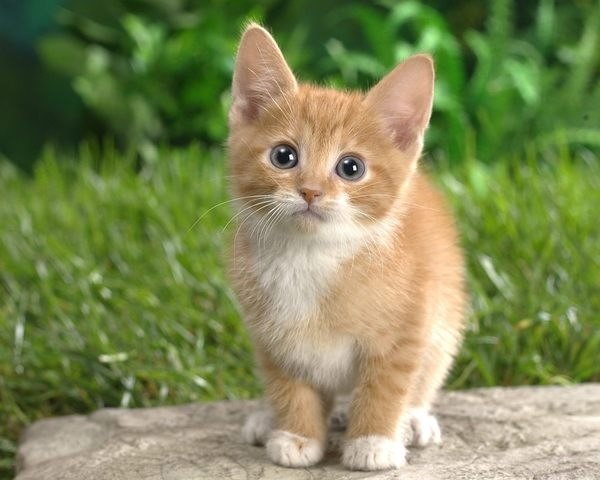
#> input picture lesson_14/cat.jpeg, 600 x 480 px
$ jupyter execute 16-image-processing.ipynb
#> lines starting #> are read from the running program, lines starting #| are printed output that depends on the picture
Нужно установить scikit-image:

   ```pip install scikit-image```

[cell 1]
import numpy as np
import matplotlib.pyplot as plt
from PIL import Image
from scipy.signal import convolve2d
from skimage.measure import block_reduce

[cell 2]
img = plt.imread('cat.jpeg', format='jpeg') / 255
img.shape
#> Out = (480, 600, 3)

## Напишем функцию для свертки и для визуализации

Возьмем ядра с википедии и посмотрим как это работает

https://ru.wikipedia.org/wiki/Ядро_свертки

[cell 3]
def apply_func_rgb(img, func, *args, **kwargs):
    new_images = [func(img[:, :, i], *args, **kwargs) for i in range(3)]
    return np.stack(new_images, axis=2)


def conv_rgb_img(img, kernel):
    """Применяем свертку к каждому каналу в RGB"""
    return apply_func_rgb(img, convolve2d, kernel)


def apply_conv_multiple(img, kernel, times=1):
    """Применяем свертку times раз"""
    for i in range(times):
        img = conv_rgb_img(img, kernel)
    return img

[cell 4]
def show_rgb_by_channel(img, grey=True):
    """Показываем 3 картинки по каналам RGB"""
    fig, ax = plt.subplots(1, 3)
    colors = ['red', 'green', 'blue']
    cmaps = ['Reds', 'Greens', 'Blues']
    for i, (cmap, color) in enumerate(zip(cmaps, colors)):
        if grey:
            cmap = 'Greys'
        ax[i].imshow(img[:, :, i], cmap=cmap)
        ax[i].set_title(color)

def show_rgb_images(*images):
    """Показываем RGB картинки в одну строку"""
    fig, ax = plt.subplots(1, len(images))
    for i in range(len(images)):
        ax[i].imshow(images[i])

[cell 5]
def normalize_image(img):
    """Оставляем изображение в рамках [0; 1]"""
    return np.clip(img, 0, 1)
    # return np.clip(img, 0, 255).astype(int)

### Выделение контуров

[cell 6]
edge_detecting = np.array([
    [1, 0, -1],
    [1, 0, -1],
    [1, 0, -1]
])

[cell 7]
show_rgb_by_channel(img)
convolved = apply_conv_multiple(img, edge_detecting, 1)
convolved = normalize_image(convolved)
show_rgb_by_channel(convolved)
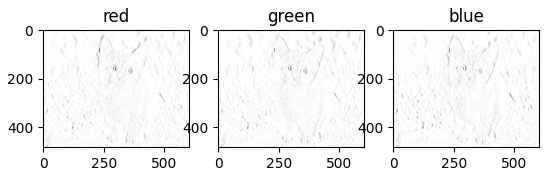
#> figure drawn by matplotlib, 3 panels

[cell 8]
show_rgb_images(img, convolved)
# plt.imshow(convolved)

### Резкость

[cell 9]
sharpness = np.array([
    [0, -1, 0],
    [-1, 5, -1],
    [0, -1, 0]
])

[cell 10]
show_rgb_by_channel(img)
convolved = apply_conv_multiple(img, sharpness, 1)
convolved = normalize_image(convolved)
show_rgb_by_channel(convolved)
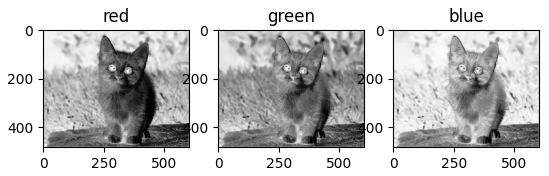
#> figure drawn by matplotlib, 3 panels

[cell 11]
show_rgb_images(img, convolved)

## Размытие по Гауссу

[cell 12]
blurring = np.array([
    [1, 2, 1],
    [2, 4, 2],
    [1, 2, 1]
]) * (1/16)

[cell 13]
show_rgb_by_channel(img)
convolved = apply_conv_multiple(img, blurring, 30)
convolved = normalize_image(convolved)
show_rgb_by_channel(convolved)
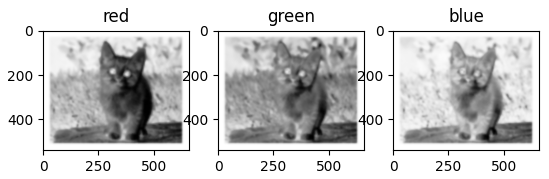
#> figure drawn by matplotlib, 3 panels

[cell 14]
show_rgb_images(img, convolved)

# Пайплайн из сверток

[cell 15]
kernels = [
    blurring,
    blurring,
    sharpness,
    sharpness,
    edge_detecting
]

[cell 16]
def apply_kernels(img, kernels):
    for kernel in kernels:
        img = conv_rgb_img(img, kernel)
    img = normalize_image(img)
    return img

[cell 17]
convolved = apply_kernels(img, kernels)
#> in normalize_image (call 4), `return np.clip(img, 0, 1)`:
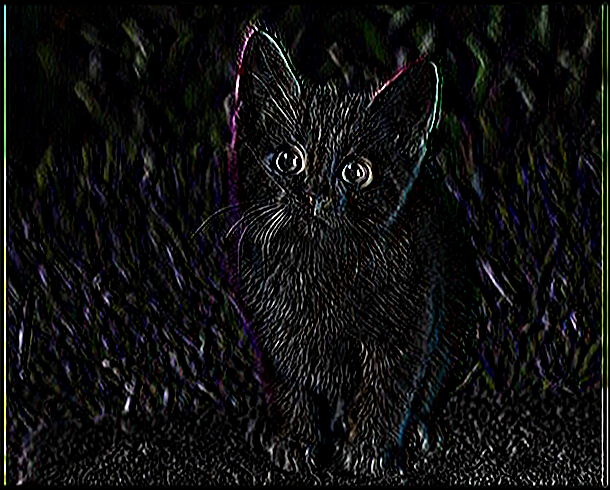
#> returned value: shape (490, 610, 3) float64; mean of channels 0, 1, 2 0.0638, 0.0649, 0.064; drawn as R, G, B
show_rgb_images(img, convolved)

# Пулинг

Уменьшим изображение, чтобы выкинуть ненужные пиксели

[cell 18]
block_reduce(img[:, :, 0], (2,2), np.max)

[cell 19]
def max_pool_rgb(img):
    return apply_func_rgb(img, block_reduce, (2,2), np.max)
#> in apply_func_rgb (call 38), `return np.stack(new_images, axis=2)`:
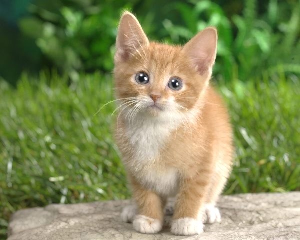
#> returned value: shape (240, 300, 3) float64; mean of channels 0, 1, 2 0.512, 0.548, 0.355; drawn as R, G, B

[cell 20]
pooled = max_pool_rgb(img)
show_rgb_images(img, pooled)

[cell 21]
img.shape, pooled.shape
#> Out = ((480, 600, 3), (240, 300, 3))

# Применим свертки и пулинг вместе

Будем применять пулинг после каждой свертки

[cell 22]
def apply_kernels_with_pooling(img, kernels):
    for kernel in kernels:
        img = conv_rgb_img(img, kernel)
        img = max_pool_rgb(img)
    img = normalize_image(img)
    return img

[cell 23]
kernels = [
    blurring,
    blurring,
    sharpness,
    sharpness,
    edge_detecting
]

processed_img = apply_kernels_with_pooling(img, kernels)
show_rgb_images(img, processed_img)
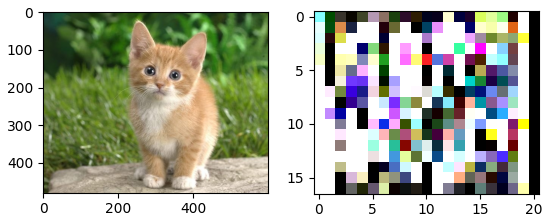
#> figure drawn by matplotlib, 2 panels

[cell 24]
kernels = [
    blurring,
    blurring,
    blurring,
    blurring,
]

processed_img = apply_kernels_with_pooling(img, kernels)
#> after the loop in apply_kernels_with_pooling (call 2), `for kernel in kernels:`:
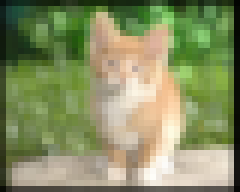
#> img: shape (32, 40, 3) float64 (shown 6 times larger); mean of channels 0, 1, 2 0.532, 0.565, 0.393; drawn as R, G, B
show_rgb_images(img, processed_img)

[cell 25]
kernels = [
    edge_detecting,
    sharpness,
    edge_detecting,
    blurring
]

processed_img = apply_kernels_with_pooling(img, kernels)
#> in normalize_image (call 7), `return np.clip(img, 0, 1)`:
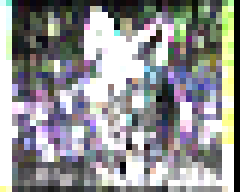
#> returned value: shape (32, 40, 3) float64 (shown 6 times larger); mean of channels 0, 1, 2 0.574, 0.575, 0.579; drawn as R, G, B
show_rgb_images(img, processed_img)

# Сегодня свертки подбираются автоматически

Сверточные нейросети (CNN - convolutional neural network) - это алгоритм, который подбирает свертки так, чтобы лучшим образом решать задачи над картинками

## Несколько трюков

1. Функция активации - сигмоида
2. ReLU
3. BatchNorm
4. SkipConnections

## Сигмоида

После каждой свертки будем применять сигмоиду

[cell 26]
def sigmoid(x):
    return 1 / (1 + np.exp(-x))

def sigmoid_to_rgb(img):
    """Применяем сигмоиду к каждому каналу в RGB"""
    return apply_func_rgb(img, sigmoid)

[cell 27]
show_rgb_images(img, conv_rgb_img(img, edge_detecting))

[cell 28]
show_rgb_images(img, sigmoid_to_rgb(conv_rgb_img(img, edge_detecting)))

[cell 29]
def apply_kernels_with_pooling_sigmoid(img, kernels):
    for kernel in kernels:
        img = conv_rgb_img(img, kernel)
        img = sigmoid_to_rgb(img)
        img = max_pool_rgb(img)
    img = normalize_image(img)
    return img

[cell 30]
kernels = [
    edge_detecting,
    sharpness,
]

processed_img = apply_kernels_with_pooling_sigmoid(img, kernels)
#> the loop in apply_kernels_with_pooling_sigmoid, `for kernel in kernels:` made 2 passes
#> pass 2, in apply_kernels_with_pooling_sigmoid, `img = conv_rgb_img(img, kernel)`:
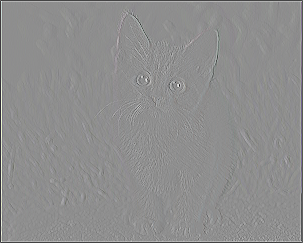
#> img: shape (243, 303, 3) float64; mean of channels 0, 1, 2 0.502, 0.502, 0.502; drawn with min black and max white
#> pass 2, in apply_kernels_with_pooling_sigmoid, `img = max_pool_rgb(img)`:
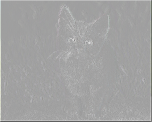
#> img: shape (122, 152, 3) float64; mean of channels 0, 1, 2 0.637, 0.638, 0.637; drawn as R, G, B
show_rgb_images(img, processed_img)

## Выглядит не очень

\- подумали исследователи и стали использовать ReLU

[cell 31]
def relu(x):
    return x * (x > 0)

def relu_to_rgb(img):
    """Применяем сигмоиду к каждому каналу в RGB"""
    return apply_func_rgb(img, relu)

def apply_kernels_with_pooling_relu(img, kernels):
    for kernel in kernels:
        img = conv_rgb_img(img, kernel)
        img = relu_to_rgb(img)
        img = max_pool_rgb(img)
    img = normalize_image(img)
    return img

[cell 32]
kernels = [
    edge_detecting,
    sharpness,
]

processed_img = apply_kernels_with_pooling_sigmoid(img, kernels)
show_rgb_images(img, processed_img)
